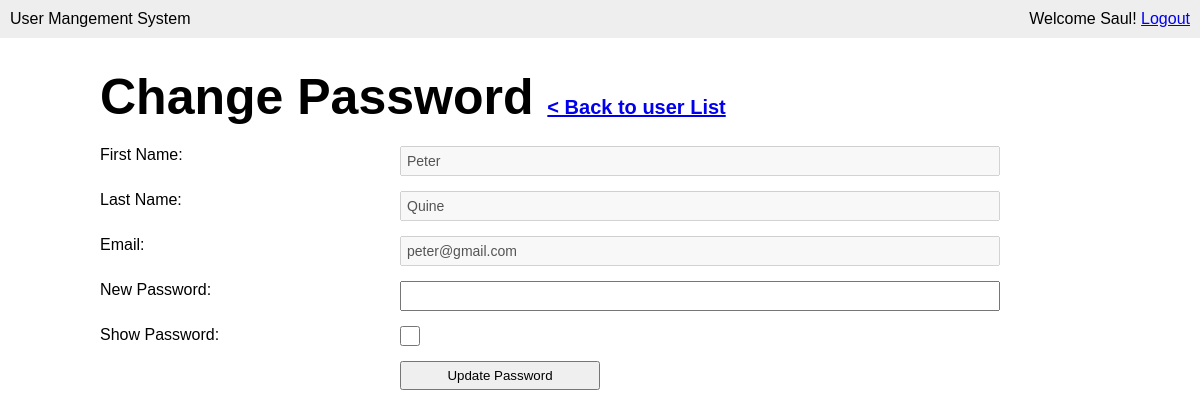
The page /change-password.php?user_id=6 (signed in) on the database its author committed.
### tables this page shows
CREATE TABLE IF NOT EXISTS `user` (
  `id` int(11) NOT NULL AUTO_INCREMENT,
  `first_name` varchar(100) NOT NULL,
  `last_name` varchar(100) NOT NULL,
  `email` varchar(100) NOT NULL,
  `password` varchar(8) NOT NULL,
  `last_login` datetime DEFAULT CURRENT_TIMESTAMP,
  `is_deleted` tinyint(1) NOT NULL,
  PRIMARY KEY (`id`)
);

### change-password.php (the view, shortened to what this page needs)
<?php require_once('inc/connection.php'); ?>
<?php
	$first_name = '';
	$last_name = '';
	$email = '';
	if (isset($_GET['user_id'])) {
		$user_id = mysqli_real_escape_string($connection, $_GET['user_id']);
		$query = "SELECT * FROM user WHERE id = {$user_id} LIMIT 1";
		$result_set = mysqli_query($connection, $query);
		if ($result_set) {
			if (mysqli_num_rows($result_set) == 1) {
				$result = mysqli_fetch_assoc($result_set);
				$first_name = $result['first_name'];
				$last_name = $result['last_name'];
				$email = $result['email'];
			} else {
				header('Location: users.php?err=user_not_found');
			}
		} else {
			header('Location: users.php?err=query_failed');
		}
	}
 ?>
<!DOCTYPE html>
<html lang="en">
<head>
	<link rel="stylesheet" href="css/main.css">
</head>
<body>
	<header>
		<div class="appname">User Mangement System</div>
		<div class="loggedin">Welcome <?php echo $_SESSION['first_name']; ?>! <a href="logout.php">Logout</a></div>
	</header>
	<main>
		<h1>Change Password <span><a href="users.php">< Back to user List</a></span></h1>
		<form action="change-password.php" class="userform" method="post">
			<p>
				<label for="">First Name:</label>
				<input type="text" name="first_name" <?php echo 'value="' .$first_name . '"'; ?> disabled>
			</p>
			<p>
				<label for="">Last Name:</label>
				<input type="text" name="last_name" <?php echo 'value="' .$last_name . '"'; ?> disabled>
			</p>
			<p>
				<label for="">Email:</label>
				<input type="text" name="email" <?php echo 'value="' .$email . '"'; ?> disabled>
			</p>
			<p>
				<label for="">New Password:</label>
				<input type="password" name="password" id="password">
			</p>
			<p>
				<label for="">Show Password:</label>
				<input type="checkbox" name="showpassword" id="showpassword" style="width: 20px; height:20px;">
			</p>
			<p>
				<label for="">&nbsp;</label>
				<button type="submit" name="submit">Update Password</button>
			</p>
		</form>
	</main>
</body>
</html>

### css/main.css (style rules this page uses)
* { margin: 0; }
body { font-family: Arial, "Helvetica Neue", Helvetica, sans-serif; font-size: 16px; }
p { margin-bottom: 15px; }
input { display: block; width: 100%; padding: 5px; -webkit-box-sizing: border-box; -moz-box-sizing: border-box; box-sizing: border-box; font-size: 14px; }
button { width: 100%; padding: 5px; -webkit-box-sizing: border-box; -moz-box-sizing: border-box; box-sizing: border-box; }
header { background: #eee; overflow: auto; padding: 10px; }
header .appname { float: left; }
header .loggedin { float: right; }
main { width: 1000px; margin: 30px auto; }
main h1 { margin-bottom: 20px; font-size: 50px; }
main h1 span { font-size: 20px; }
form.userform label { width: 30%; float: left; }
form.userform input { width: 60%; }
form.userform button { width: 200px; }

### rows shown on the page
user: first_name "Peter", last_name "Quine", email "peter@gmail.com"

### other values the page prints
$_SESSION['first_name'] "Saul"
